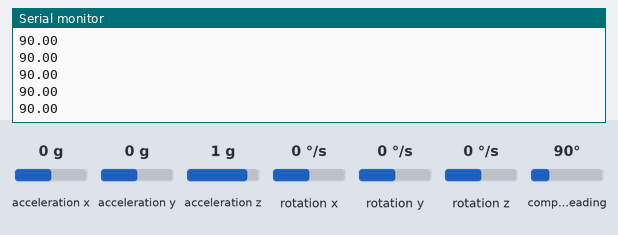
This sketch was run on a simulated Arduino Uno, built with avr-gcc and run on an emulated ATmega328P. On the bench: the last lines printed to the serial monitor. Inputs (shaded band) come from the test bench; at power-on: compass heading 90°, acceleration x 0 g, acceleration y 0 g, acceleration z 1 g, rotation x 0 °/s, rotation y 0 °/s, rotation z 0 °/s.

Above: at 3.2 s.
3.3 s: compass heading set to 7°
At 3.8 s:
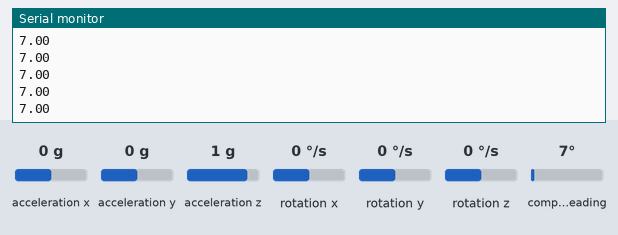
4.8 s: compass heading set to 180°
At 5.7 s:
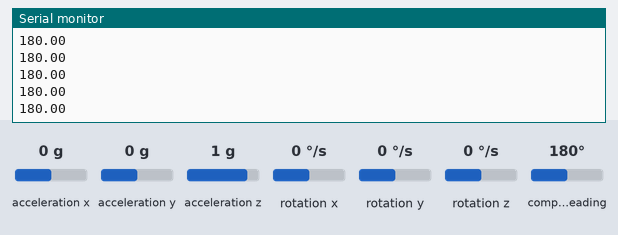
Timing chart, 0 to 7.8 s (numbered marks = the images above; inputs shaded):
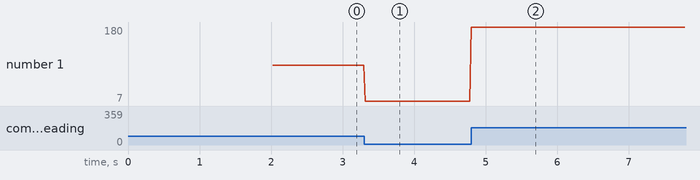

Measured:
- after the input at 3.3 s, the serial monitor: prints a new line at once (image 1)
- after the input at 4.8 s, the serial monitor: prints a new line at once (image 2)
- plotted number 1: 90 → 7 after the input at 3.3 s, 7 → 180 after the input at 4.8 s

The sketch:

Mpu9250_Yaw.ino
```cpp
#include "MPU9250.h"

MPU9250 mpu;
double YawOffset = 0;
double Yaw = 0;
double YawCorrected = 0;
void setup()
{
    Serial.begin(115200);

    Wire.begin();

    delay(2000);
    mpu.setup();

    for(int i=0; i<10000; i++){
      updateYawValue();
    }
    YawOffset = Yaw;
}

void loop()
{
    updateYawValue();
//    YawCorrected = (Yaw - YawOffset);
//    Serial.println(YawCorrected);
}

void updateYawValue(){
  static uint32_t prev_ms = millis();
    if ((millis() - prev_ms) > 16)
    {
        mpu.update();
//        mpu.print();

//        Serial.print("roll  (x-forward (north)) : ");
//        Serial.println(mpu.getRoll());
//        Serial.print("pitch (y-right (east))    : ");
//        Serial.println(mpu.getPitch());
//        Serial.print("yaw   (z-down (down))     : ");
//        Serial.print("\t");
//        Serial.println(mpu.getYaw());
        Yaw = mpu.getYaw();
        Serial.println(Yaw);
        prev_ms = millis();
    }
}
```
